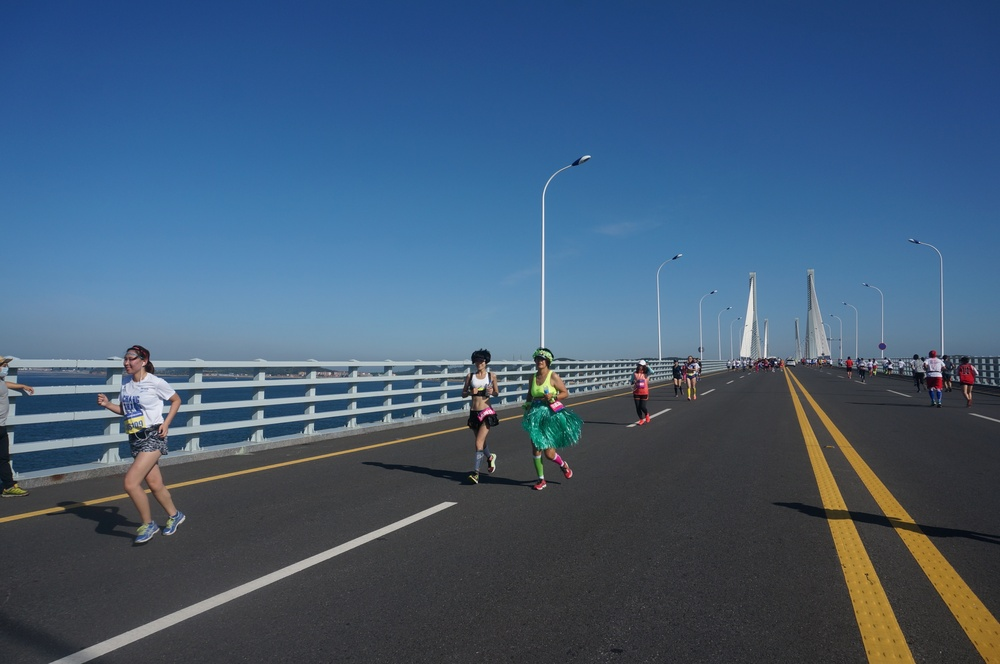
#> input picture lib/Test/OpenCV/1.jpg, 1000 x 664 px, shrunk from 4912 x 3264 before the run
$ python test_draw_box.py
#> lines starting #> are read from the running program, lines starting #| are printed output that depends on the picture
#coding: utf-8

import cv2
import numpy as np

img = cv2.imread('1.jpg')
#> img is the input picture: shape (664, 1000, 3); mean B, G, R 117.6, 91.5, 67.2
cv2.rectangle(img,(0, 0),(200, 100),(0,255,0),3)
font = cv2.FONT_HERSHEY_SIMPLEX
font_size = 2
font_color = (255,255,255)
font_line_width = font_size
cv2.putText(img, 'OpenCV', (10, 500), font, font_size, font_color, font_line_width, 2)
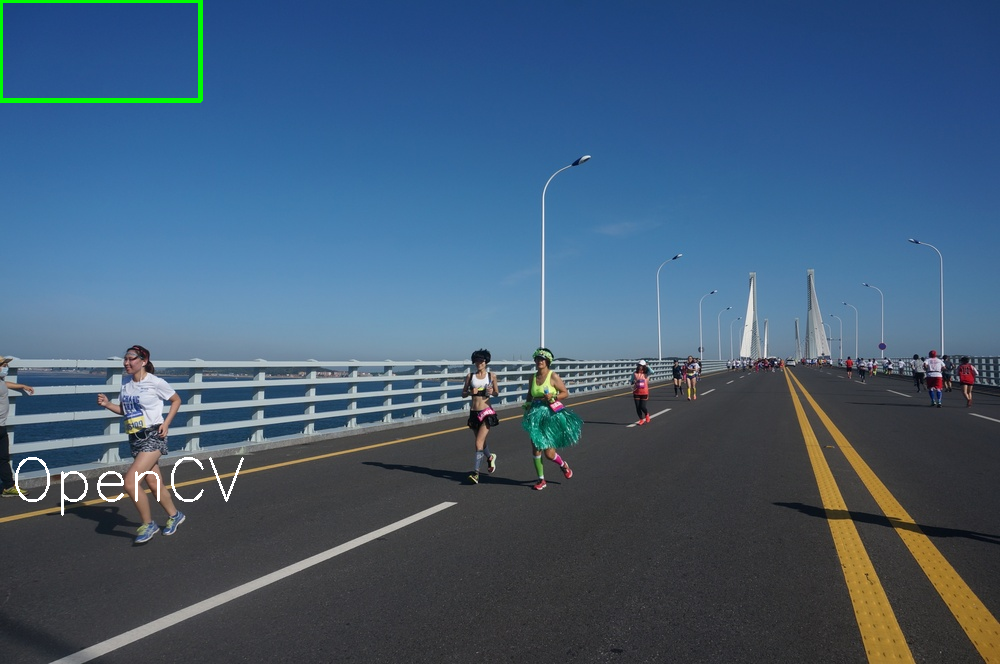
#> img: shape (664, 1000, 3); mean B, G, R 117.5, 92.6, 67.5
cv2.imwrite('2.jpg', img)
